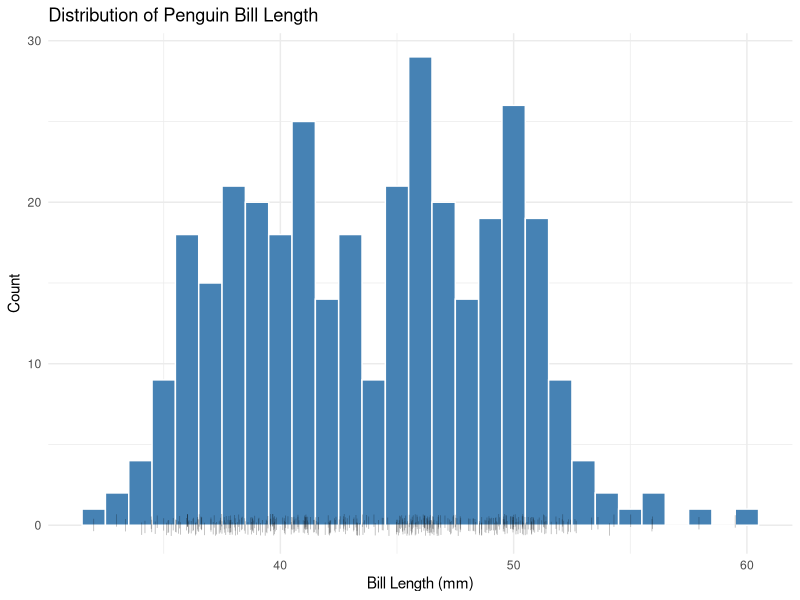
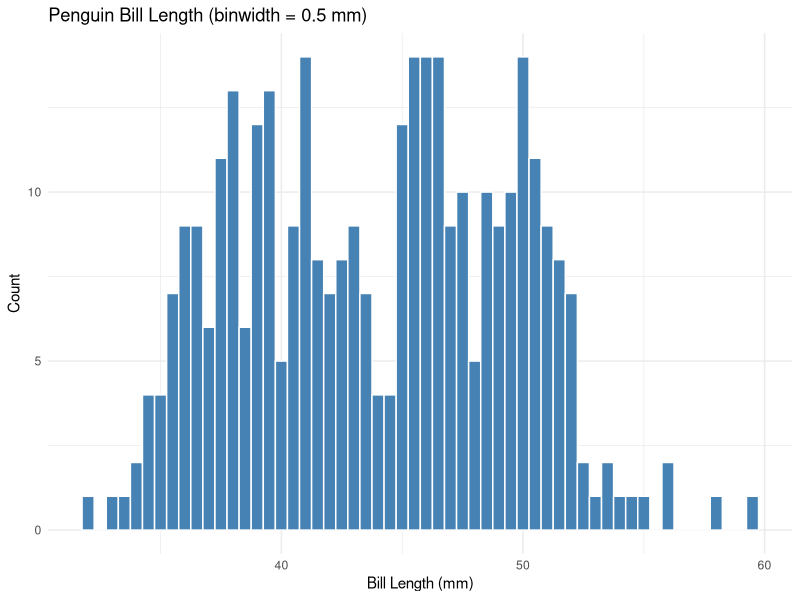
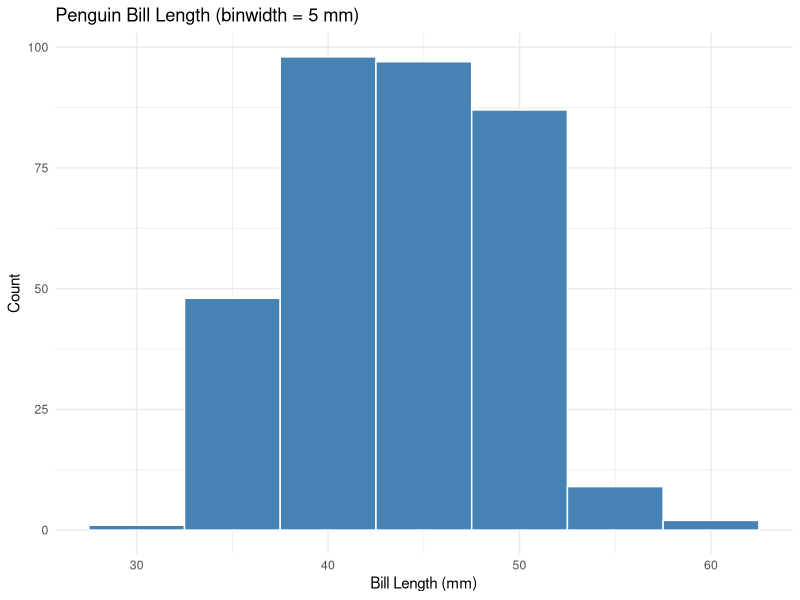
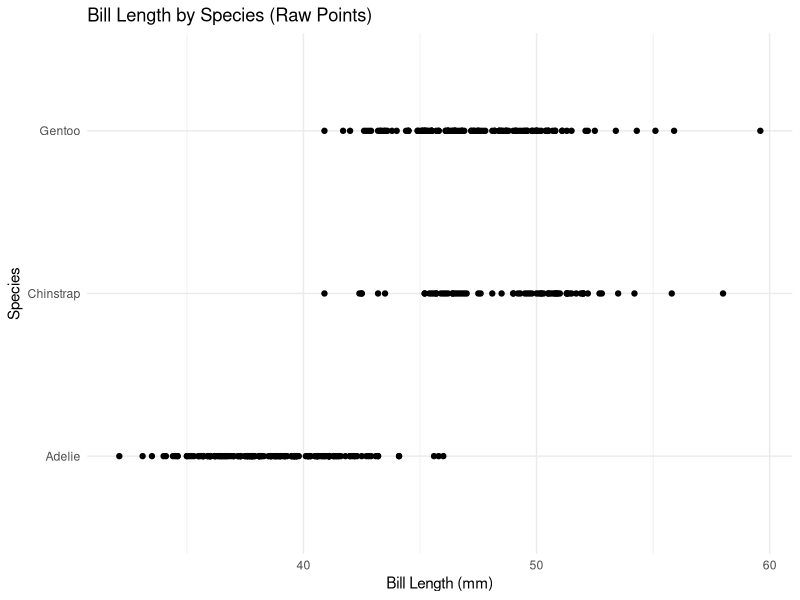
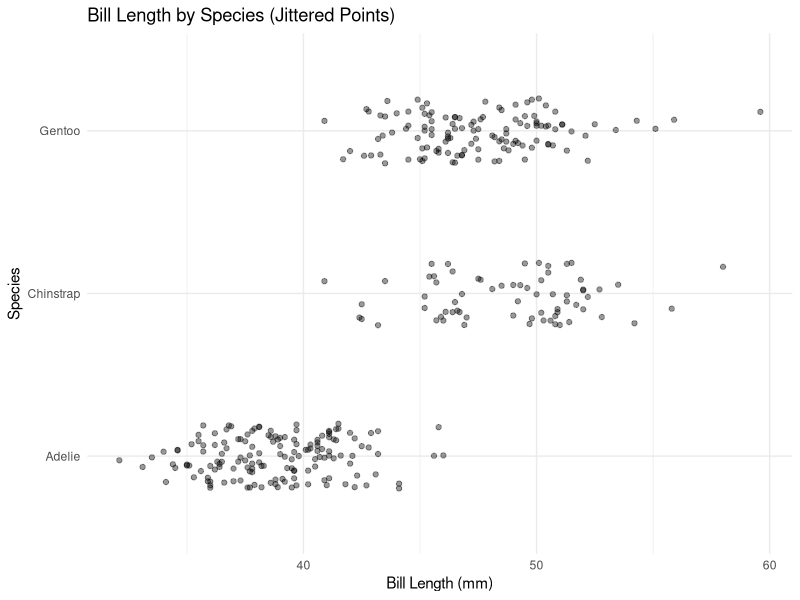
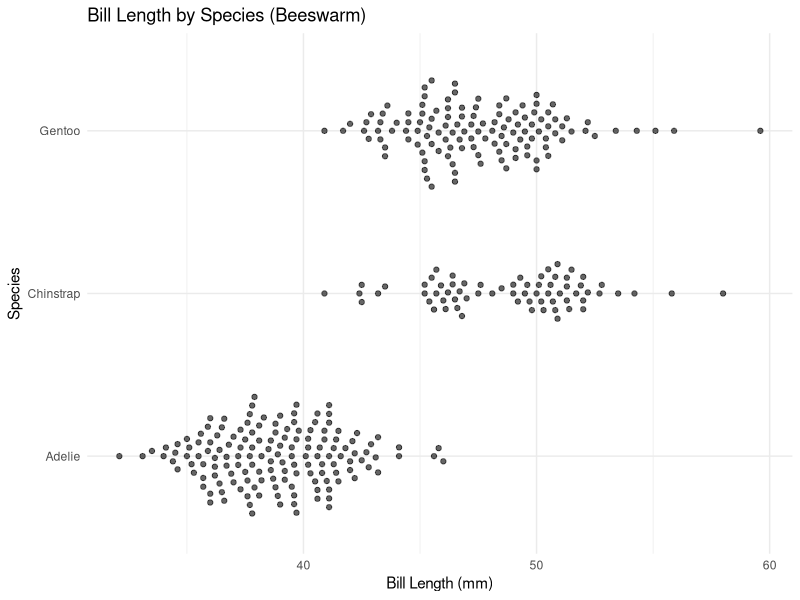
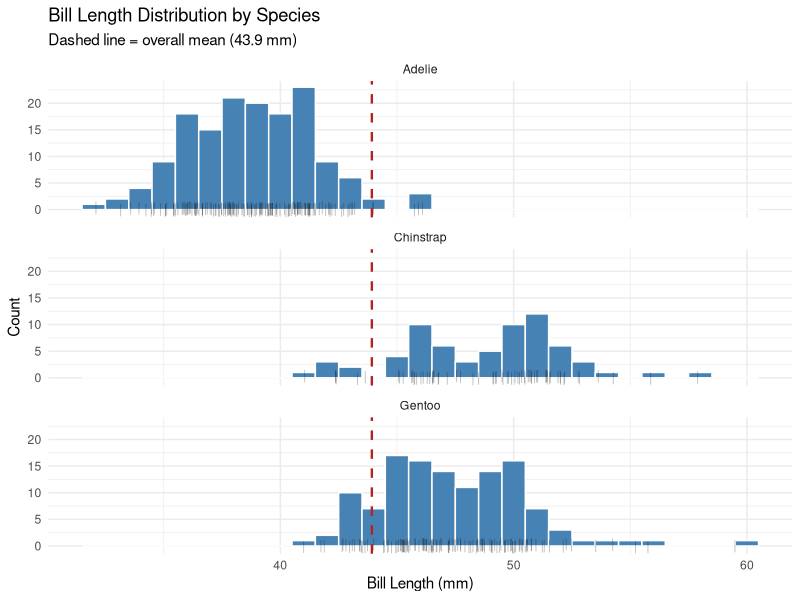
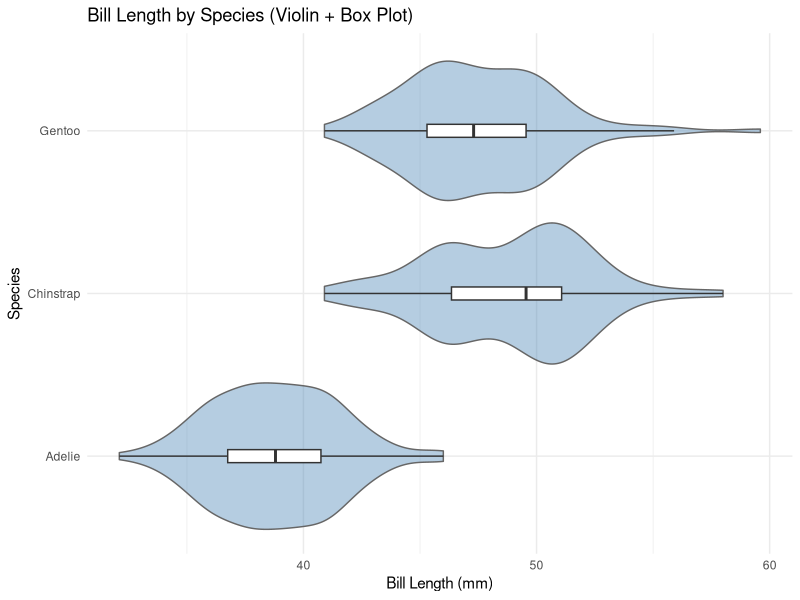

These charts were generated, in order, by the following R code:
## ---- chunk 1
#| label: setup
#| include: false
library(tidyverse)
library(ggbeeswarm)
library(palmerpenguins)
## ---- chunk 2
#| label: data-size
dim(penguins)
nrow(penguins)
ncol(penguins)
## ---- chunk 3
#| label: explore-head
head(penguins)
## ---- chunk 4
#| label: explore-tail
tail(penguins)
## ---- chunk 5
#| label: explore-glimpse
glimpse(penguins)
## ---- chunk 6
#| label: data-cleaning
penguins_bill <- penguins |>
  select(species, bill_length_mm, bill_depth_mm) |>
  drop_na()

nrow(penguins_bill)
## ---- chunk 7
#| label: verify-data-cleaning
# Count rows removed due to NA in bill_length_mm or bill_depth_mm
rows_removed <- penguins |>
  filter(is.na(bill_length_mm) | is.na(bill_depth_mm)) |>
  nrow()

rows_removed

# Cross-check: original rows minus removed should equal cleaned row count
nrow(penguins) - rows_removed == nrow(penguins_bill)
## ---- chunk 8
#| label: hist-bill-length-ungrouped
#| fig-width: 8
#| fig-height: 5
#| fig-cap: "Figure 3.2.1: Distribution of bill length across all Pygoscelis penguins. Data: Gorman et al. (2014)."
ggplot(penguins_bill, aes(x = bill_length_mm)) +
  geom_histogram(binwidth = 1, fill = "steelblue", colour = "white") +
  geom_point(
    aes(y = 0),
    position = position_jitter(width = 0.15, height = 0.3),
    alpha = 0.3,
    shape = "|",
    size = 3
  ) +
  labs(
    title = "Distribution of Penguin Bill Length",
    x = "Bill Length (mm)",
    y = "Count"
  ) +
  theme_minimal()
## ---- chunk 9
#| label: verify-hist-bill-length
# Compute min, max, and range of bill_length_mm
bill_range <- penguins_bill |>
  summarise(
    min_bill = min(bill_length_mm),
    max_bill = max(bill_length_mm),
    range_mm = max_bill - min_bill
  )

bill_range

# Check histogram x-axis covers the full range
# Histogram spans from floor(min) to ceiling(max) with binwidth = 1
expected_min_bin <- floor(bill_range$min_bill)
expected_max_bin <- ceiling(bill_range$max_bill)

cat(
  "Full range that histogram must cover:",
  expected_min_bin,
  "mm to",
  expected_max_bin,
  "mm\n"
)
## ---- chunk 10
#| label: hist-binwidth-narrow
#| fig-width: 8
#| fig-height: 4
#| fig-cap: "Figure 3.2.2a: Bill length histogram with binwidth = 0.5 mm (narrow). Data: Gorman et al. (2014)."
ggplot(penguins_bill, aes(x = bill_length_mm)) +
  geom_histogram(binwidth = 0.5, fill = "steelblue", colour = "white") +
  labs(
    title = "Penguin Bill Length (binwidth = 0.5 mm)",
    x = "Bill Length (mm)",
    y = "Count"
  ) +
  theme_minimal()
## ---- chunk 11
#| label: hist-binwidth-wide
#| fig-width: 8
#| fig-height: 4
#| fig-cap: "Figure 3.2.2b: Bill length histogram with binwidth = 5 mm (wide). Data: Gorman et al. (2014)."
ggplot(penguins_bill, aes(x = bill_length_mm)) +
  geom_histogram(binwidth = 5, fill = "steelblue", colour = "white") +
  labs(
    title = "Penguin Bill Length (binwidth = 5 mm)",
    x = "Bill Length (mm)",
    y = "Count"
  ) +
  theme_minimal()
## ---- chunk 12
#| label: point-species-bill-length
#| fig-width: 8
#| fig-height: 4
#| fig-cap: "Figure 3.2.4: Bill length by species for Pygoscelis penguins (raw points). Data: Gorman et al. (2014)."
ggplot(penguins_bill, aes(x = bill_length_mm, y = species)) +
  geom_point() +
  labs(
    title = "Bill Length by Species (Raw Points)",
    x = "Bill Length (mm)",
    y = "Species"
  ) +
  theme_minimal()
## ---- chunk 13
#| label: jitter-species-bill-length
#| fig-width: 8
#| fig-height: 4
#| fig-cap: "Figure 3.2.5: Bill length by species with vertical jitter (geom_jitter()). Data: Gorman et al. (2014)."
ggplot(penguins_bill, aes(x = bill_length_mm, y = species)) +
  geom_jitter(
    width = 0,
    height = 0.2,
    alpha = 0.4,
    size = 1.5
  ) +
  labs(
    title = "Bill Length by Species (Jittered Points)",
    x = "Bill Length (mm)",
    y = "Species"
  ) +
  theme_minimal()
## ---- chunk 14
#| label: beeswarm-species-bill-length
#| fig-width: 8
#| fig-height: 4
#| fig-cap: "Figure 3.2.6: Bill length by species using a beeswarm plot (geom_beeswarm()). Data: Gorman et al. (2014)."
ggplot(penguins_bill, aes(x = bill_length_mm, y = species)) +
  geom_beeswarm(
    cex = 1.8,
    alpha = 0.6,
    size = 1.5
  ) +
  labs(
    title = "Bill Length by Species (Beeswarm)",
    x = "Bill Length (mm)",
    y = "Species"
  ) +
  theme_minimal()
## ---- chunk 15
#| label: hist-faceted-species
#| fig-width: 10
#| fig-height: 6
#| fig-cap: "Figure 3.2.8: Bill length distribution faceted by species. Dashed vertical line marks the overall mean bill length across all species. Data: Gorman et al. (2014)."
# Compute overall mean once — scalar, so geom_vline() places it identically
# in every facet
overall_mean_bill <- mean(penguins_bill$bill_length_mm)

ggplot(penguins_bill, aes(x = bill_length_mm)) +
  geom_histogram(binwidth = 1, fill = "steelblue", colour = "white") +
  geom_point(
    aes(y = 0),
    position = position_jitter(width = 0.15, height = 0.3),
    alpha = 0.3,
    shape = "|",
    size = 3
  ) +
  geom_vline(
    xintercept = overall_mean_bill,
    colour = "firebrick",
    linetype = "dashed",
    linewidth = 0.8
  ) +
  facet_wrap(~species, ncol = 1) +
  labs(
    title = "Bill Length Distribution by Species",
    subtitle = paste0(
      "Dashed line = overall mean (",
      round(overall_mean_bill, 1),
      " mm)"
    ),
    x = "Bill Length (mm)",
    y = "Count"
  ) +
  theme_minimal()
## ---- chunk 16
#| label: violin-box-species-bill-length
#| fig-width: 8
#| fig-height: 5
#| fig-cap: "Figure 3.2.9: Violin plot with embedded box plot of bill length by species. Data: Gorman et al. (2014)."
ggplot(penguins_bill, aes(x = bill_length_mm, y = species)) +
  geom_violin(fill = "steelblue", alpha = 0.4, colour = "grey40") +
  geom_boxplot(width = 0.08, outlier.shape = NA, colour = "grey20") +
  labs(
    title = "Bill Length by Species (Violin + Box Plot)",
    x = "Bill Length (mm)",
    y = "Species"
  ) +
  theme_minimal()
## ---- chunk 17
#| label: hist-bill-depth-ungrouped
#| fig-width: 8
#| fig-height: 5
#| fig-cap: "Figure 3.3.1: Distribution of bill depth across all Pygoscelis penguins. Data: Gorman et al. (2014)."
ggplot(penguins_bill, aes(x = bill_depth_mm)) +
  geom_histogram(binwidth = 0.5, fill = "coral", colour = "white") +
  geom_point(
    aes(y = 0),
    position = position_jitter(width = 0.1, height = 0.3),
    alpha = 0.3,
    shape = "|",
    size = 3
  ) +
  labs(
    title = "Distribution of Penguin Bill Depth",
    x = "Bill Depth (mm)",
    y = "Count"
  ) +
  theme_minimal()
## ---- chunk 18
#| label: hist-faceted-bill-depth
#| fig-width: 10
#| fig-height: 6
#| fig-cap: "Figure 3.3.2: Bill depth distribution faceted by species. Dashed vertical line marks the overall mean bill depth across all species. Data: Gorman et al. (2014)."
overall_mean_depth <- mean(penguins_bill$bill_depth_mm)

ggplot(penguins_bill, aes(x = bill_depth_mm)) +
  geom_histogram(binwidth = 0.5, fill = "coral", colour = "white") +
  geom_point(
    aes(y = 0),
    position = position_jitter(width = 0.1, height = 0.3),
    alpha = 0.3,
    shape = "|",
    size = 3
  ) +
  geom_vline(
    xintercept = overall_mean_depth,
    colour = "firebrick",
    linetype = "dashed",
    linewidth = 0.8
  ) +
  facet_wrap(~species, ncol = 1) +
  labs(
    title = "Bill Depth Distribution by Species",
    subtitle = paste0(
      "Dashed line = overall mean (",
      round(overall_mean_depth, 1),
      " mm)"
    ),
    x = "Bill Depth (mm)",
    y = "Count"
  ) +
  theme_minimal()
## ---- chunk 19
#| label: verify-bill-means-by-species
# Compute mean bill length and depth per species
bill_means <- penguins_bill |>
  summarise(
    mean_bill_length_mm = round(mean(bill_length_mm), 2),
    mean_bill_depth_mm = round(mean(bill_depth_mm), 2),
    n = n(),
    .by = species
  ) |>
  arrange(mean_bill_length_mm)

bill_means
## ---- chunk 20
#| label: verify-overlap-check
# Check pairwise differences in mean bill length and depth
bill_means |>
  summarise(
    adelie_chinstrap_length_diff = mean_bill_length_mm[species == "Chinstrap"] -
      mean_bill_length_mm[species == "Adelie"],
    chinstrap_gentoo_length_diff = mean_bill_length_mm[species == "Gentoo"] -
      mean_bill_length_mm[species == "Chinstrap"],
    adelie_chinstrap_depth_diff = mean_bill_depth_mm[species == "Adelie"] -
      mean_bill_depth_mm[species == "Chinstrap"],
    gentoo_adelie_depth_diff = mean_bill_depth_mm[species == "Adelie"] -
      mean_bill_depth_mm[species == "Gentoo"]
  )
## ---- chunk 21
#| label: scatter-ungrouped-bill
#| fig-width: 8
#| fig-height: 6
#| fig-cap: "Figure 3.4.1: Scatter plot of bill depth vs. bill length across all Pygoscelis penguins with pooled linear trend. Data: Gorman et al. (2014)."
ggplot(penguins_bill, aes(x = bill_length_mm, y = bill_depth_mm)) +
  geom_point(alpha = 0.4, size = 1.8) +
  geom_smooth(method = "lm", colour = "firebrick", se = TRUE) +
  labs(
    title = "Bill Depth vs. Bill Length (Pooled, All Species)",
    x = "Bill Length (mm)",
    y = "Bill Depth (mm)"
  ) +
  theme_minimal()
## ---- chunk 22
#| label: verify-exact-overplotting
# Count observations at each unique (bill_length_mm, bill_depth_mm) position
overlap_counts <- penguins_bill |>
  count(bill_length_mm, bill_depth_mm, name = "stack_size")

# Number of points hidden by exact overlap
# For each position with n > 1, (n - 1) points are hidden behind the top point
points_hidden <- overlap_counts |>
  summarise(hidden = sum(stack_size - 1)) |>
  pull(hidden)

# Maximum stack size at any single (x, y) position
max_stack <- max(overlap_counts$stack_size)

cat("Points hidden by exact overlap:", points_hidden, "\n")
cat("Maximum stack size at any (x, y) position:", max_stack, "\n")
## ---- chunk 23
#| label: verify-overplotting-distinct
# Total rows minus distinct (x, y) positions = total hidden points
total_rows <- nrow(penguins_bill)
distinct_positions <- penguins_bill |>
  distinct(bill_length_mm, bill_depth_mm) |>
  nrow()

points_hidden_distinct <- total_rows - distinct_positions

cat("Total observations:        ", total_rows, "\n")
cat("Distinct (x, y) positions: ", distinct_positions, "\n")
cat("Points hidden by overlap:  ", points_hidden_distinct, "\n")
## ---- chunk 24
#| label: scatter-jitter-bill
#| fig-width: 8
#| fig-height: 6
#| fig-cap: "Figure 3.4.4a: Jittered scatter plot of bill depth vs. bill length with pooled linear trend. Data: Gorman et al. (2014)."
ggplot(penguins_bill, aes(x = bill_length_mm, y = bill_depth_mm)) +
  geom_jitter(
    width = 0.15,
    height = 0.08,
    alpha = 0.4,
    size = 1.8
  ) +
  geom_smooth(method = "lm", colour = "firebrick", se = TRUE) +
  labs(
    title = "Bill Depth vs. Bill Length (Jittered + Pooled Trend)",
    x = "Bill Length (mm)",
    y = "Bill Depth (mm)"
  ) +
  theme_minimal()
## ---- chunk 25
#| label: scatter-count-bill
#| fig-width: 8
#| fig-height: 6
#| fig-cap: "Figure 3.4.4b: Count-symbol plot of bill depth vs. bill length. Symbol area is proportional to the number of penguins at each coordinate. Pooled linear trend included. Data: Gorman et al. (2014)."
ggplot(penguins_bill, aes(x = bill_length_mm, y = bill_depth_mm)) +
  geom_count(alpha = 0.5, colour = "steelblue") +
  scale_size_area(
    name = "Count",
    max_size = 10
  ) +
  geom_smooth(method = "lm", colour = "firebrick", se = TRUE) +
  labs(
    title = "Bill Depth vs. Bill Length (Count Symbols + Pooled Trend)",
    x = "Bill Length (mm)",
    y = "Bill Depth (mm)"
  ) +
  theme_minimal()
## ---- chunk 26
#| label: scatter-grouped-species
#| fig-width: 9
#| fig-height: 6
#| fig-cap: "Figure 3.4.6: Count-symbol scatter plot of bill depth vs. bill length, coloured by species with per-species linear trends. Data: Gorman et al. (2014)."
ggplot(
  penguins_bill,
  aes(x = bill_length_mm, y = bill_depth_mm, colour = species)
) +
  geom_count(alpha = 0.6) +
  scale_size_area(name = "Count", max_size = 10) +
  geom_smooth(method = "lm", se = TRUE) +
  labs(
    title = "Bill Depth vs. Bill Length by Species",
    x = "Bill Length (mm)",
    y = "Bill Depth (mm)",
    colour = "Species"
  ) +
  theme_minimal()
## ---- chunk 27
#| label: verify-correlation-pooled
# Pooled correlation across all species
pooled_cor <- cor(penguins_bill$bill_length_mm, penguins_bill$bill_depth_mm)

cat("Pooled Pearson correlation (all species):", round(pooled_cor, 4), "\n")
cat(
  "Sign:",
  ifelse(
    pooled_cor < 0,
    "NEGATIVE — matches downward pooled trend\n",
    "POSITIVE\n"
  )
)
## ---- chunk 28
#| label: verify-correlation-by-species
# Per-species Pearson correlation
species_cor <- penguins_bill |>
  summarise(
    correlation = round(cor(bill_length_mm, bill_depth_mm), 4),
    sign = ifelse(
      cor(bill_length_mm, bill_depth_mm) > 0,
      "positive",
      "negative"
    ),
    n = n(),
    .by = species
  ) |>
  arrange(species)

species_cor

# Verify all within-species correlations are positive
all_positive <- all(species_cor$correlation > 0)
cat(
  "\nAll within-species correlations positive:",
  all_positive,
  "— matches upward per-species trend lines\n"
)

# Verify pooled correlation is negative
cat(
  "Pooled correlation negative:",
  pooled_cor < 0,
  "— matches downward pooled trend line\n"
)
## ---- chunk 29
#| label: verify-horst-2022
# Reproduce the key correlation figures reported in Horst et al. (2022)
# Pooled bill length vs bill depth correlation
pooled_r <- cor(penguins_bill$bill_length_mm, penguins_bill$bill_depth_mm)

# Per-species correlations
species_r <- penguins_bill |>
  summarise(
    r = round(cor(bill_length_mm, bill_depth_mm), 3),
    .by = species
  ) |>
  arrange(species)

cat("Pooled correlation (bill length vs depth):", round(pooled_r, 3), "\n")
cat("Expected from Horst et al. (2022):         -0.235\n\n")

print(species_r)
cat("\nExpected from Horst et al. (2022):\n")
cat("  Adelie:    0.391\n")
cat("  Chinstrap: 0.654\n")
cat("  Gentoo:    0.643\n\n")

# Check sign consistency
cat("Pooled sign negative (matches paper):", pooled_r < 0, "\n")
cat(
  "All within-species signs positive (matches paper):",
  all(species_r$r > 0),
  "\n"
)
